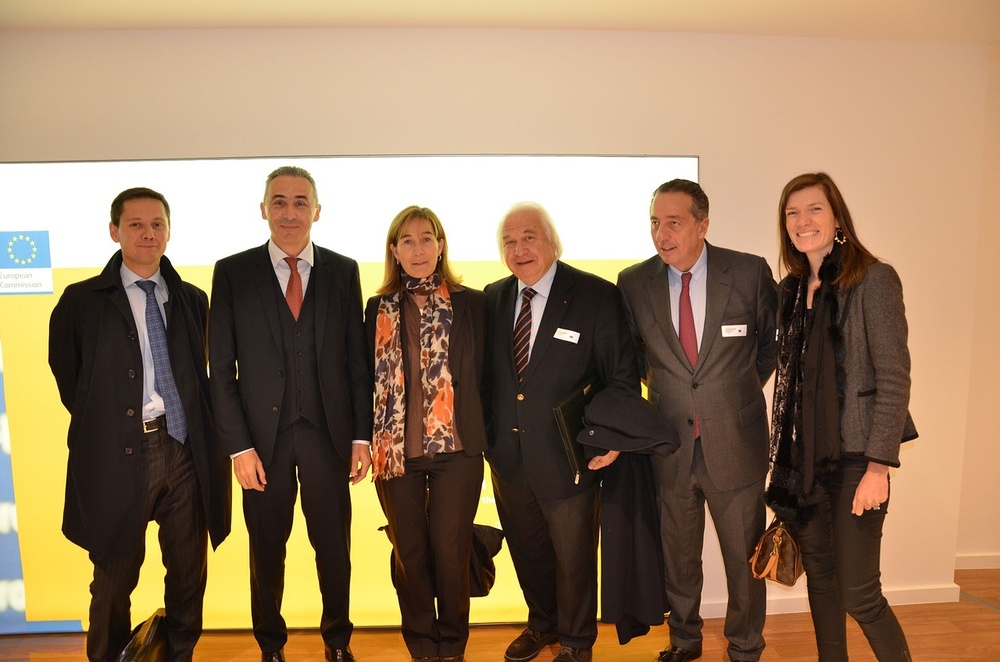
#> input picture Utokyo_lessens_S1S2/メディアプログラミング入門/メディアプログラミング入門20190708/img/people-1157854_1280.jpg, 1000 x 662 px, shrunk from 1280 x 848 before the run
$ jupyter execute Face_EyeDetection.ipynb   (shell and % lines are left out)
#> lines starting #> are read from the running program, lines starting #| are printed output that depends on the picture
# Cascade Classifierによる顔画像検出

顔や文字の領域検出によく使われる手法です。

あらかじめ下の図のように白と黒からなる非常に単純な模様（パターン）を沢山用意しておきます。

いま、顔の領域を検出したいとします。
訓練データとして顔の画像をたくさん用意し、その顔領域に対して、上のような単純なパターンに似ているかどうかを調べていきます。
例えば下のパターンは顔の眉間部分に似ていそうです。

また下のパターンは顔の両目とその下の領域に似ていそうです。

このようにして、検出対象が、位置やサイズを合わせればそれぞれのパターンに似ていそうかを調べて行きます。
これが学習段階です。

次に、入力画像が与えられた時、顔領域を検出する段階について説明します。
いま、学習段階で顔に似ていると判定されたパターンが、入力画像のある領域に似ていたとします。
すると、検出器は、「そこは顔かもしれない」と推定します。
しかし一つのパターンに当てはまっただけだとそのような領域は山ほどあるので、他のパターンも試してみます。
そうして、学習段階で顔に似ていると判定されたパターンの多くが当てはまる領域を見つけたら、「そこは顔だ！」と判定するわけです。

画像領域の大きさは、その画像の画素サイズや、その画像内の顔が占める割合によって大きく変わります。
ですのでこの手法では、入力画像を徐々に縮小しながら、パターンが当てはまるかどうかを端から端までスキャンしていくわけです。
もしその領域が顔ならば、顔の大きさが多少違っても顔だと検出できそうですね。
ですので、画像を縮小しながらパターンをスキャンしていくと、顔周辺は何度も顔領域と検出されることになります。
こうして、何度も顔と検出されたところを、最終的な結果として出力することで、精度を高める工夫をしています。

以下の二つのパラメータをいろいろと変えてみましょう。
- scaleFactor: 画像を徐々に縮小していくとき、どれくらいの幅で縮小していくか？
- minNeighbors：そこが他にいくつ顔だと検出したら顔と判定するか？

参照）画像は[Wikipedia: Viola–Jones object detection framework](https://en.wikipedia.org/wiki/Viola%E2%80%93Jones_object_detection_framework)より
参照）下の演習で用いている学習済みモデルは、[github:opencv_contrib](https://github.com/opencv/opencv_contrib)のものを使っています。ライセンスは`opencv_data/LICENSE`をご参照ください。

[cell 1]
import matplotlib.pyplot as plt
import cv2

# この学習済みモデルは
face_cascade_path = 'opencv_data/haarcascade_frontalface_alt.xml'
eye_cascade_path = 'opencv_data/haarcascade_eye.xml'

face_cascade = cv2.CascadeClassifier(face_cascade_path)
eye_cascade = cv2.CascadeClassifier(eye_cascade_path)

#imgfile = 'img/yamakata2019.jpg'
#imgfile = 'img/Kasahara_Saitama_Kasahara_Jinjo_Elementary_School_1920_1.jpg' # This is a public domain image
imgfile = 'img/people-1157854_1280.jpg' # This is a public domain image

img = cv2.imread(imgfile)
#> img is the input picture: shape (662, 1000, 3); mean B, G, R 95.5, 123.1, 149.3
img = cv2.cvtColor(img, cv2.COLOR_BGR2RGB)
img_gray = cv2.cvtColor(img, cv2.COLOR_RGB2GRAY)
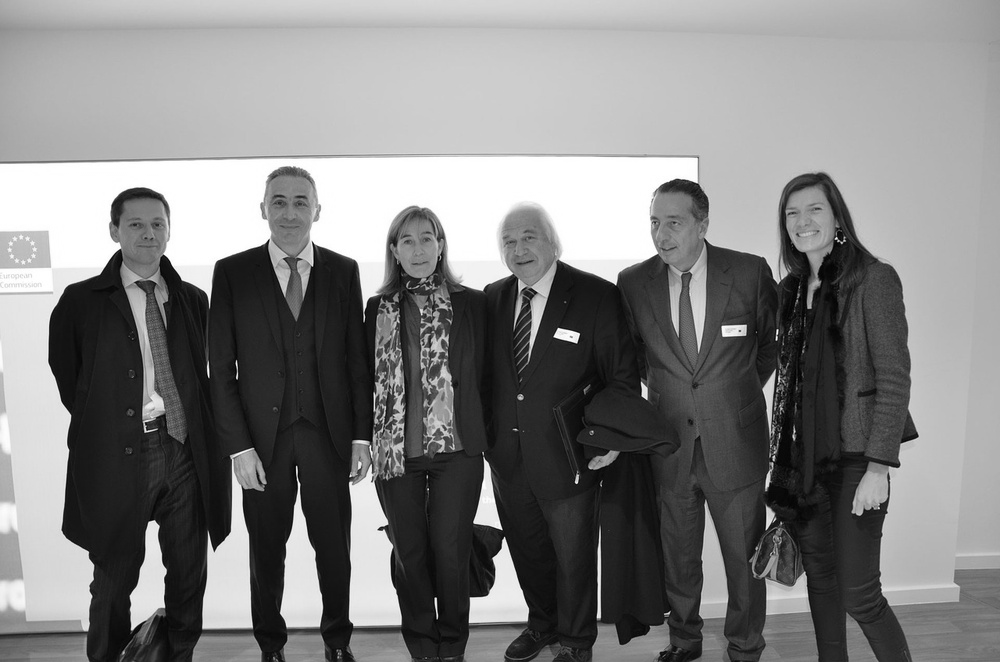
#> img_gray: shape (662, 1000); min 1, max 255, mean 127.8
faces = face_cascade.detectMultiScale(img_gray,
                                      # 画像サイズを縮小させながらマッチングする際、
                                      # 毎回どれくらい縮小させるかを指定するパラメータ
                                      # この値が1に近いほど少しずつ縮小させながら何度も検出することになるため
                                      # 再現率は上がるけど適合率は下がる。また計算時間が増える
                                      scaleFactor=1.05,
                                      # もしその領域が確かにfaceであるならば、その領域が何度も検出されるはずです
                                      # このパラメータは、その領域が他にいくつ以上faceとして検出されていれば、
                                      # そこを正解とみなすかを指定します。
                                      # ちなみにその領域が何回くらい検出されているかを確認したいなら
                                      # minNeighborsを0にしてください。こうするとすべての候補が描画されます。
                                      # minNeighborsを1にするということは、領域候補が近傍に2つ以上あるという条件になります
                                      minNeighbors=1)
#> faces = [[420, 412, 20, 20], [385, 413, 26, 26], [834, 402, 41, 41], [120, 204, 55, 55], [392, 222, 52, 52], [495, 222, 52, 52], [262, 182, 57, 57], [777, 190, 55, 55]]


for x, y, w, h in faces:
    cv2.rectangle(img, (x, y), (x + w, y + h), (255, 0, 0), 2)
    face = img[y: y + h, x: x + w]
    face_gray = img_gray[y: y + h, x: x + w]
    # 顔と検出された領域のそれぞれについて、目の領域を検出する
    eyes = eye_cascade.detectMultiScale(face_gray, scaleFactor=1.05, minNeighbors=1)
    for (ex, ey, ew, eh) in eyes:
        cv2.rectangle(face, (ex, ey), (ex + ew, ey + eh), (0, 255, 0), 2)
#> this loop made 8 passes
#> (x, y, w, h, eyes) on passes 4, 7: (120, 204, 55, 55, [[3, 9, 22, 22], [26, 9, 21, 21]]), (262, 182, 57, 57, [[6, 8, 23, 23], [27, 10, 22, 22]])
#> pass 1, `face = img[y: y + h, x: x + w]`:
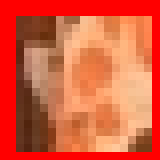
#> face: shape (20, 20, 3) (shown 8 times larger); mean R, G, B 218.3, 92.7, 62
#> pass 1, `face_gray = img_gray[y: y + h, x: x + w]`:
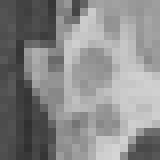
#> face_gray: shape (20, 20) (shown 8 times larger); min 47, max 213, mean 137.1
#> pass 2, `face = img[y: y + h, x: x + w]`:
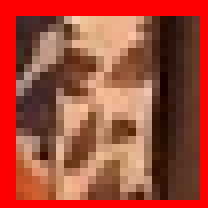
#> face: shape (26, 26, 3) (shown 8 times larger); mean R, G, B 164.6, 74.2, 56.2
#> pass 2, `face_gray = img_gray[y: y + h, x: x + w]`:
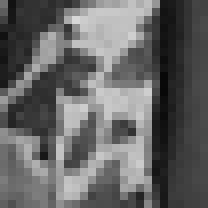
#> face_gray: shape (26, 26) (shown 8 times larger); min 8, max 215, mean 101.3
#> after the loop:
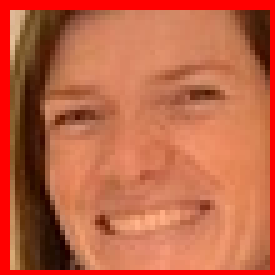
#> face: shape (55, 55, 3) (shown 5 times larger); mean R, G, B 192.3, 99.9, 69.5
#> after the loop:
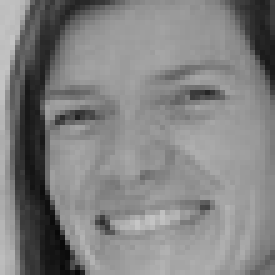
#> face_gray: shape (55, 55) (shown 5 times larger); min 9, max 197, mean 129.8
#> after the loop:
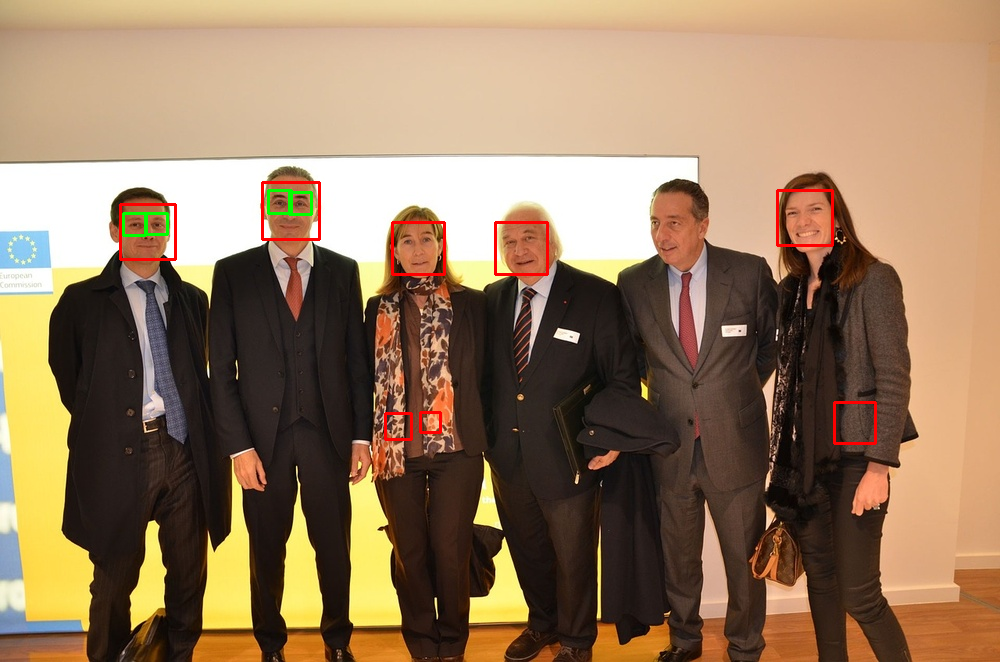
#> img: shape (662, 1000, 3); mean R, G, B 149.6, 122.5, 94.8

plt.figure(figsize=(12, 8))
plt.imshow(img)
cv2.imwrite('img/FaceAndEyeDetection.jpg', cv2.cvtColor(img, cv2.COLOR_RGB2BGR))
#> Out = True

$ run again, with Utokyo_lessens_S1S2/メディアプログラミング入門/メディアプログラミング入門20190708/img/yamakata2019.jpg copied over Utokyo_lessens_S1S2/メディアプログラミング入門/メディアプログラミング入門20190708/img/people-1157854_1280.jpg
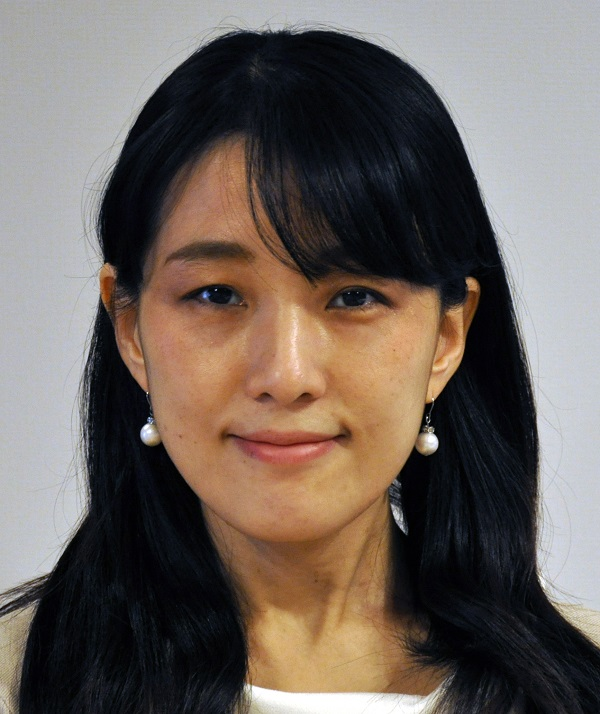
#> input picture Utokyo_lessens_S1S2/メディアプログラミング入門/メディアプログラミング入門20190708/img/yamakata2019.jpg, 600 x 714 px
#> img is the input picture: shape (714, 600, 3); mean B, G, R 93.7, 100.4, 110.9
#> faces = [[95, 151, 388, 388]]
#> the loop `for x, y, w, h in faces:` made 1 pass
#> after the loop `for x, y, w, h in faces:`:
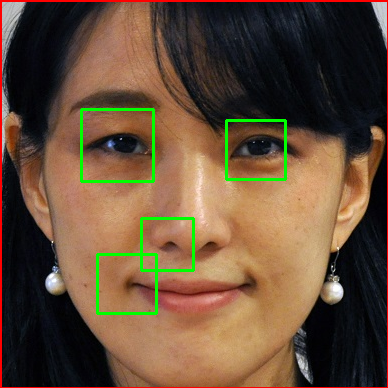
#> face: shape (388, 388, 3); mean R, G, B 102.5, 78.1, 56.5
#> after the loop `for x, y, w, h in faces:`:
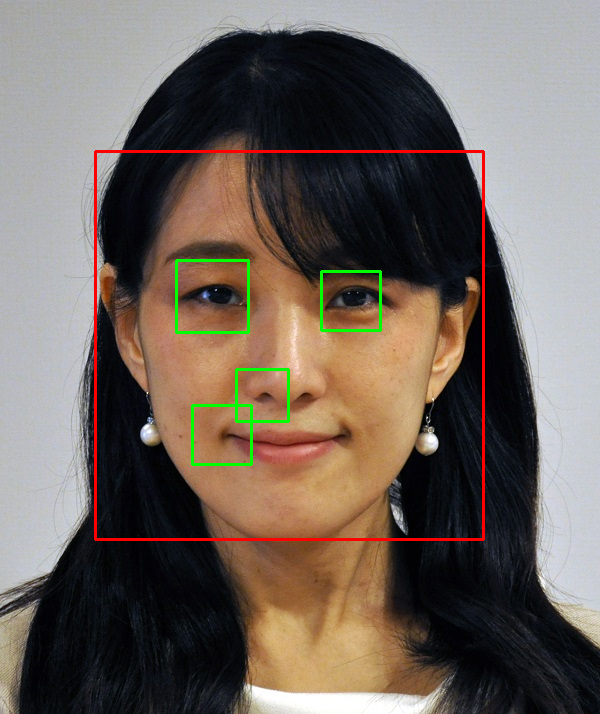
#> img: shape (714, 600, 3); mean R, G, B 112, 100.8, 92.6
#> Out = True
